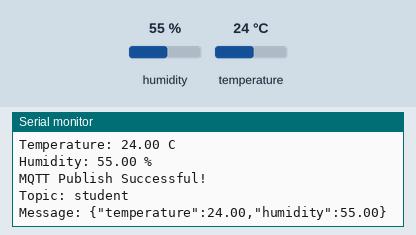
A sketch run on a simulated ESP8266 (NodeMCU). Parts: the last lines printed to the serial monitor. Inputs (shaded band) come from the test bench; at power-on: humidity 55 %, temperature 24 °C. WiFi joins after 1.5 s; servers stay silent unless stated; no MQTT or app messages arrive unless stated.

Above: at 2.7 s.
2.8 s: humidity set to 22 %
At 7.4 s:
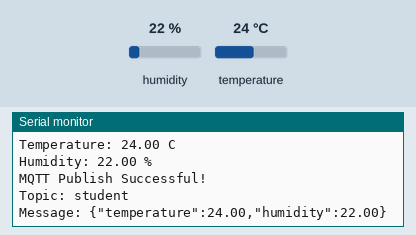
8.8 s: temperature set to 12 °C
At 12.3 s:
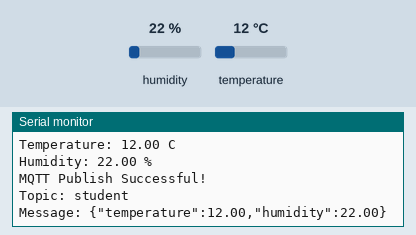
14.8 s: humidity set to 40 %
At 17.3 s:
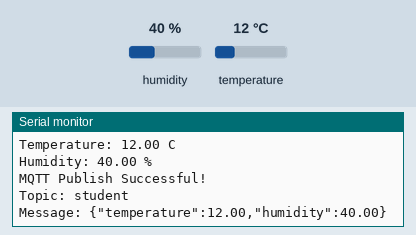
Timing chart, 0 to 18.8 s (numbered marks = the images above; inputs shaded):
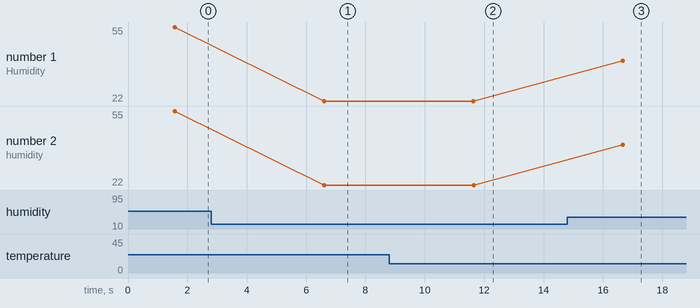

The sketch:

iotexp10.ino
```cpp
// Experiment No  10: To implement the Publish–Subscribe communication model using the MQTT protocol by transmitting DHT11 temperature and humidity sensor data through a NodeMCU ESP8266.
// URL : 61156311cd4246998b465fd5b819e511.s1.eu.hivemq.cloud
// Username : Test123
// Password : Test@123
// Topics : student
// IoTExp10MQTT:

#include <ESP8266WiFi.h>
#include <WiFiClientSecure.h>
#include <PubSubClient.h>
#include <DHT.h>

// =============================
// Wi-Fi
// =============================
const char* ssid = "RCOE-202";
const char* password = "rcoe1234";

// =============================
// HiveMQ Cloud
// =============================

// Copy this from your HiveMQ Cloud cluster
const char* mqtt_server = "61156311cd4246998b465fd5b819e511.s1.eu.hivemq.cloud";

// HiveMQ Cloud TLS port
const int mqtt_port = 8883;

// MQTT credentials created in HiveMQ Cloud
const char* mqtt_username = "Test123";
const char* mqtt_password = "Test@123";

// MQTT topic
const char* mqtt_topic = "student";

// =============================
// DHT11
// =============================

#define DHTPIN D4
#define DHTTYPE DHT11

DHT dht(DHTPIN, DHTTYPE);

// =============================
// Secure MQTT connection
// =============================

WiFiClientSecure espClient;
PubSubClient client(espClient);

// =============================
// Connect Wi-Fi
// =============================

void setup_wifi()
{
  Serial.println();
  Serial.print("Connecting to Wi-Fi...");

  WiFi.begin(ssid, password);

  while (WiFi.status() != WL_CONNECTED)
  {
    delay(500);
    Serial.print(".");
  }

  Serial.println();
  Serial.println("Wi-Fi connected");

  Serial.print("IP Address: ");
  Serial.println(WiFi.localIP());
}

// =============================
// Connect MQTT
// =============================

void reconnect()
{
  while (!client.connected())
  {
    Serial.print("Connecting to HiveMQ Cloud...");

    String clientID = "NodeMCU-DHT11-";
    clientID += String(ESP.getChipId());

    if (client.connect(
          clientID.c_str(),
          mqtt_username,
          mqtt_password))
    {
      Serial.println("CONNECTED!");
    }
    else
    {
      Serial.print("FAILED, rc=");
      Serial.println(client.state());

      delay(5000);
    }
  }
}

// =============================
// Setup
// =============================

void setup()
{
  Serial.begin(115200);

  dht.begin();

  setup_wifi();

  // For laboratory/testing use.
  // It encrypts the connection but does not validate
  // the broker certificate.
  espClient.setInsecure();

  client.setServer(mqtt_server, mqtt_port);
}

// =============================
// Loop
// =============================

void loop()
{
  if (!client.connected())
  {
    reconnect();
  }

  client.loop();

  // Read DHT11
  float temperature = dht.readTemperature();
  float humidity = dht.readHumidity();

  // Check reading
  if (isnan(temperature) || isnan(humidity))
  {
    Serial.println("DHT11 reading failed!");
    delay(2000);
    return;
  }

  // Display on Serial Monitor
  Serial.println("-------------------------");

  Serial.print("Temperature: ");
  Serial.print(temperature);
  Serial.println(" C");

  Serial.print("Humidity: ");
  Serial.print(humidity);
  Serial.println(" %");

  // Create JSON message
  String message = "{";
  message += "\"temperature\":";
  message += String(temperature, 2);
  message += ",";
  message += "\"humidity\":";
  message += String(humidity, 2);
  message += "}";

  // Publish
  if (client.publish(mqtt_topic, message.c_str()))
  {
    Serial.println("MQTT Publish Successful!");

    Serial.print("Topic: ");
    Serial.println(mqtt_topic);

    Serial.print("Message: ");
    Serial.println(message);
  }
  else
  {
    Serial.println("MQTT Publish Failed!");
  }

  delay(5000);
}

/*
Expected Output:
Connecting to Wi-Fi......
Wi-Fi connected
IP Address: 192.168.1.105
Connecting to HiveMQ Cloud...CONNECTED!
-------------------------
Temperature: 28.20 C
Humidity: 61.00 %
MQTT Publish Successful!
Topic: student
Message: {"temperature":28.20,"humidity":61.00}

-----------------------------------------------------
Hardware Required:
- NodeMCU ESP8266
- DHT11 Temperature and Humidity Sensor
- Breadboard
- Jumper Wires
- USB Cable
- Wi-Fi Connection

Software Required:
- Arduino IDE
- PubSubClient Library
- DHT Sensor Library
- MQTT Broker (Mosquitto / HiveMQ Cloud)
- MQTT Client (MQTT Explorer / MQTTX / HiveMQ Web Client)

Circuit Connections:
DHT11 Pin       NodeMCU Pin
---------------------------
VCC             3.3 V
GND             GND
DATA            D4 (GPIO2)

MQTT Configuration:
- Broker URL: 61156311cd4246998b465fd5b819e511.s1.eu.hivemq.cloud
- TLS Port: 8883
- Username: Test123
- Password: Test@123
- Topic: student

Procedure:
1. Connect the DHT11 sensor to the NodeMCU (VCC to 3.3 V, GND to GND, DATA to D4/GPIO2).
2. Install the PubSubClient and DHT libraries in the Arduino IDE.
3. Configure the Wi-Fi SSID, password, and HiveMQ Cloud MQTT broker address, credentials, and topic in the program.
4. Create/use the MQTT topic ("student") for publishing temperature and humidity JSON payloads.
5. Compile and upload the program to the NodeMCU.
6. Connect the NodeMCU to the Wi-Fi network and MQTT broker (verify via Serial Monitor at 115200 baud).
7. Open an MQTT client (HiveMQ Web Client, MQTT Explorer, or MQTTX) and subscribe to the configured topic ("student").
8. Observe the published temperature and humidity JSON data in real time every 5 seconds.
*/
```

Measured:
- after the input at 2.8 s, the serial monitor: prints a new line after 3.8 s (image 1)
- after the input at 8.8 s, the serial monitor: prints a new line after 2.8 s (image 2)
- after the input at 14.8 s, the serial monitor: prints a new line after 1.9 s (image 3)
- plotted number 1: 55 → 22 after the input at 2.8 s, 22 → 40 after the input at 14.8 s
- plotted number 2: 55 → 22 after the input at 2.8 s, 22 → 40 after the input at 14.8 s
